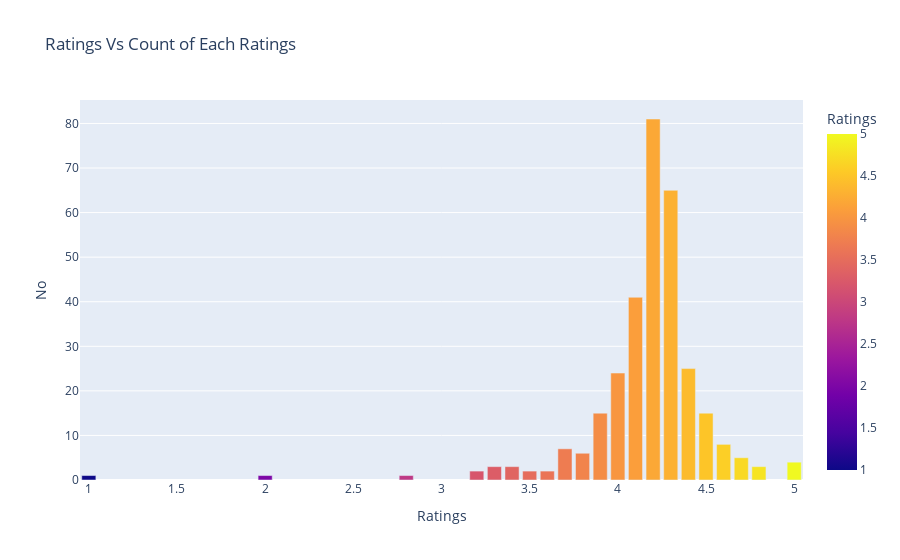

Write notebook code for a chart like this one.
### Code cell
x = ac['Ratings'].value_counts().index
y = ac['Ratings'].value_counts().values

df = pd.DataFrame({'Ratings':x,
                  'No':y })

fig = px.bar(df, 
             x='Ratings', 
             y='No',
             color='Ratings',
             title='Ratings Vs Count of Each Ratings'
            )
plt.savefig('raing_vs_count.png')

fig.show()

### Figure 1 — Plotly figure (JSON) as saved in the notebook; plotly's stock layout.template omitted (floating-point values rounded to 4 significant figures)
{"data": [{"alignmentgroup": "True", "hovertemplate": "Ratings=%{marker.color}<br>No=%{y}<extra></extra>", "legendgroup": "", "marker": {"color": [4.2, 4.3, 4.1, 4.4, 4, 3.9, 4.5, 4.6, 3.7, 3.8, 4.7, 5, 4.8, 3.4, 3.3, 3.5, 3.6, 3.2, 2, 1, 2.8], "coloraxis": "coloraxis", "pattern": {"shape": ""}}, "name": "", "offsetgroup": "", "orientation": "v", "showlegend": false, "textposition": "auto", "type": "bar", "x": [4.2, 4.3, 4.1, 4.4, 4, 3.9, 4.5, 4.6, 3.7, 3.8, 4.7, 5, 4.8, 3.4, 3.3, 3.5, 3.6, 3.2, 2, 1, 2.8], "xaxis": "x", "y": [81, 65, 41, 25, 24, 15, 15, 8, 7, 6, 5, 4, 3, 3, 3, 2, 2, 2, 1, 1, 1], "yaxis": "y"}], "layout": {"barmode": "relative", "coloraxis": {"colorbar": {"title": {"text": "Ratings"}}, "colorscale": [[0, "#0d0887"], [0.1111, "#46039f"], [0.2222, "#7201a8"], [0.3333, "#9c179e"], [0.4444, "#bd3786"], [0.5556, "#d8576b"], [0.6667, "#ed7953"], [0.7778, "#fb9f3a"], [0.8889, "#fdca26"], [1, "#f0f921"]]}, "legend": {"tracegroupgap": 0}, "title": {"text": "Ratings Vs Count of Each Ratings"}, "xaxis": {"anchor": "y", "domain": [0, 1], "title": {"text": "Ratings"}}, "yaxis": {"anchor": "x", "domain": [0, 1], "title": {"text": "No"}}}}
